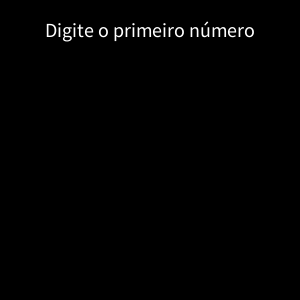
Frame 1 (no input)
Frame 60 (the mouse pressed at the canvas centre just before this capture): identical to frame 1, image omitted
Frame 120 (the mouse held since frame 60 and released just before this capture): identical to frame 1, image omitted

The Processing sketch that drew this single still picture (run headless with seeded random() and noise(); from frame 60 on, the mouse is pressed at the canvas centre):

// Processing sketch: script_CalcularRestoSemModulo
// ── script_CalcularRestoSemModulo.pde
boolean podeImprimirResultado;
String texto = "";
int num1Temp, num2Temp;


void setup()
{
  size(300, 300);
}
void draw()
{ 
  background(0);
  textSize(20);
  
  if(podeImprimirResultado)
  {
    text("O resto da divisão entre ", width / 2 - textWidth("Digite o primeiro número") / 2, height / 8);
    
    if(num1Temp > num2Temp)
      text(num1Temp + " e " + num2Temp + " é " + CalcularResto(num1Temp, num2Temp), width / 2 - textWidth(num1Temp + " e " + num2Temp + " é " + CalcularResto(num1Temp, num2Temp)) / 2, height / 4);
    else
      text(num2Temp + " e " + num1Temp + " é " + CalcularResto(num1Temp, num2Temp), width / 2 - textWidth(num1Temp + " e " + num2Temp + " é " + CalcularResto(num1Temp, num2Temp)) / 2, height / 4);
  }
  else
  {
    if(num1Temp == 0)
      text("Digite o primeiro número", width / 2 - textWidth("Digite o primeiro número") / 2, height / 8);
    else if(num2Temp == 0)
      text("Digite o segundo número", width / 2 - textWidth("Digite o segundo número") / 2, height / 8);
      
    text(texto, width / 2 - textWidth(texto) / 2, height / 2);
  }
}
void keyPressed()
{
  if(key == '1')
    texto += "1";
  else if(key == '2')
    texto += "2";
  else if(key == '3')
    texto += "3";
  else if(key == '4')
    texto += "4";
  else if(key == '5')
    texto += "5";
  else if(key == '6')
    texto += "6";
  else if(key == '7')
    texto += "7";
  else if(key == '8')
    texto += "8";
  else if(key == '9')
    texto += "9";
  else if(key == '0')
    texto += "0";
    
  if(key == ENTER)
    if(num1Temp == 0)
    {
      num1Temp = int(texto);
      texto = "";
    }
    else
    {
      num2Temp = int(texto);
      texto = "";
      podeImprimirResultado = true;
    }
}

int CalcularResto(int num1, int num2)
{
  if(num1 > num2)
    return num1 - num2 * (num1 / num2);
  else
    return num2 - num1 * (num2 / num1);
}
